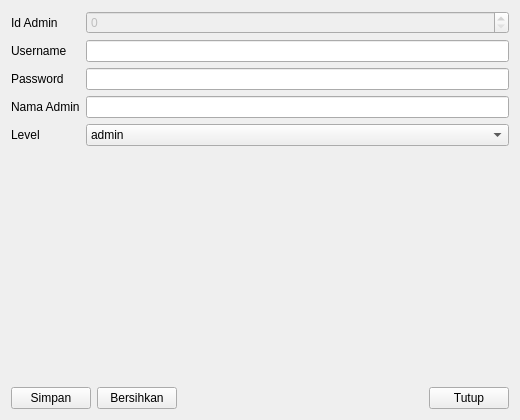
<?xml version="1.0" encoding="UTF-8"?>
<ui version="4.0">
 <class>AdminForm</class>
 <widget class="QWidget" name="AdminForm">
  <property name="geometry">
   <rect><x>0</x><y>0</y><width>520</width><height>420</height></rect>
  </property>
  <property name="windowTitle"><string>Form Admin (Sederhana)</string></property>
  <layout class="QVBoxLayout" name="verticalLayout">
   <item>
    <layout class="QFormLayout" name="formLayout">
     <item row="0" column="0"><widget class="QLabel" name="lbl_0"><property name="text"><string>Id Admin</string></property></widget></item>
     <item row="0" column="1"><widget class="QSpinBox" name="id_admin"><property name="enabled"><bool>false</bool></property><property name="maximum"><number>2147483647</number></property></widget></item>
     <item row="1" column="0"><widget class="QLabel" name="lbl_1"><property name="text"><string>Username</string></property></widget></item>
     <item row="1" column="1"><widget class="QLineEdit" name="username"/></item>
     <item row="2" column="0"><widget class="QLabel" name="lbl_2"><property name="text"><string>Password</string></property></widget></item>
     <item row="2" column="1"><widget class="QLineEdit" name="password"/></item>
     <item row="3" column="0"><widget class="QLabel" name="lbl_3"><property name="text"><string>Nama Admin</string></property></widget></item>
     <item row="3" column="1"><widget class="QLineEdit" name="nama_admin"/></item>
     <item row="4" column="0"><widget class="QLabel" name="lbl_4"><property name="text"><string>Level</string></property></widget></item>
     <item row="4" column="1"><widget class="QComboBox" name="level"> <item><property name="text"><string>admin</string></property></item>
</widget></item>
    </layout>
   </item>
   <item>
    <layout class="QHBoxLayout" name="buttonLayout">
     <item><widget class="QPushButton" name="btnSave"><property name="text"><string>Simpan</string></property></widget></item>
     <item><widget class="QPushButton" name="btnClear"><property name="text"><string>Bersihkan</string></property></widget></item>
     <item>
      <spacer name="hspacer">
       <property name="orientation"><enum>Qt::Horizontal</enum></property>
       <property name="sizeHint"><size><width>40</width><height>20</height></size></property>
      </spacer>
     </item>
     <item><widget class="QPushButton" name="btnClose"><property name="text"><string>Tutup</string></property></widget></item>
    </layout>
   </item>
  </layout>
 </widget>
 <resources/>
 <connections/>
</ui>
